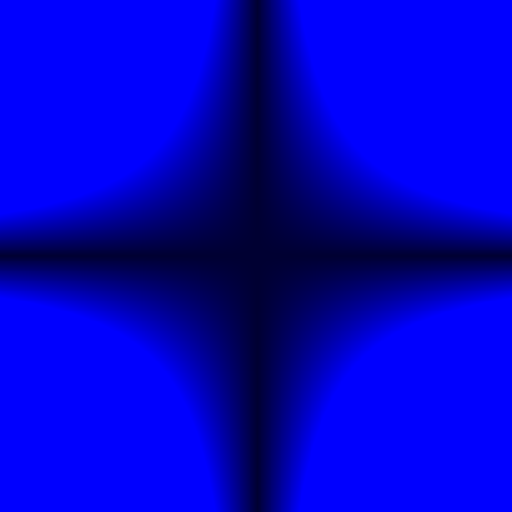
Frame 1 (no input)
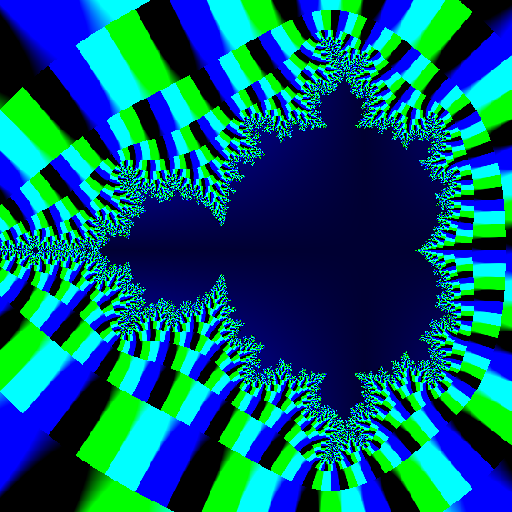
Frame 60 (the mouse pressed at the canvas centre just before this capture)
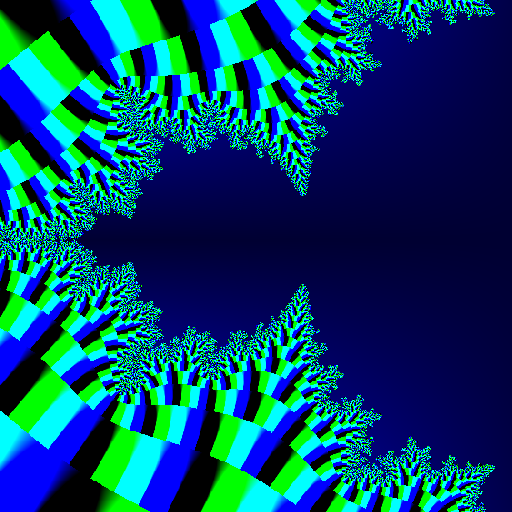
Frame 120 (the mouse held since frame 60 and released just before this capture)

The Processing sketch that drew these frames (run headless with seeded random() and noise(); from frame 60 on, the mouse is pressed at the canvas centre):

// Processing sketch: mandelbrotset2
// ── mandelbrotset2.pde

double fx, fy, cx, cy, w, h, xa, xb, ya, yb, r, theta, scalefactor;
boolean record = false;
PGraphics img;
int DIM;
int frames = 3600;
float steps = 2;

void setup() {
  size(512, 512);
  theta = PI;
fx = -1.2836093661720935; fy = 0.06589396547671364;

  scalefactor = .99;

  cx = 0;
  cy = 0;
  w = 5;
  h =5 ;
  updateRanges();
}

void updateRanges() {

  //r = (1 - Math.cos(theta))/2; cx = r*Math.cos(theta)+0.25; cy = r*Math.sin(theta);
  //theta += .01;
  PVector move = new PVector((float)(fx-cx), (float)(fy-cy));
  float d = dist((float)fx, (float)fy, (float)cx, (float)cy)*(1-(float)scalefactor);
  move.normalize().mult(d);
  cx = move.x+cx;
  cy = move.y +cy;
  //cx = fx; cy = fy;
  w*=scalefactor;
  h*=scalefactor;
  xa = (cx-w/2);
  xb = (cx+w/2);
  ya = (cy-h/2);
  yb = (cy+h/2);
  steps=min(steps+.5, 25);
}

void draw() {
  img = createGraphics(512, 512);
  DIM = (int)(img.width*1.1);
  img.beginDraw();
  img.loadPixels();
  img.background(255);
  img.stroke(255);
  for (double r=xa; r < xb; r+=w/DIM) {
    for (double i=ya; i < yb; i+=h/DIM) {
      Complex z = new Complex(r, i);
      Complex c = new Complex(r, i);
      Complex last = new Complex(c.a, c.b);
      int its = 0;
      for (int time = 0; time < steps && z.magnitude() < 50; time++) {
        if (time%3==0) last = new Complex(z.a, z.b);
        z = z.multiply(z).add(c);
        its++;
      }
      int col;
      if (its >= (int) steps) {
        col=color(0, 0, map((float)(Math.abs(c.a*c.b)), 0,1, 50, 255));
        //col = color(255);
      } else {
        col=color(0, map((float)(z.a), 10, -10, 80, 225), map((float)(z.b), -10, 10, 80, 225));
        //col = color(255);
      }
      int row = (int) (img.width/2.0 + img.width/w*(r-cx));
      int column = (int) (img.width/2.0 +img.height/h*(i-cy));

      try {
        img.pixels[column*img.width + row] = col;
      }
      catch(Exception e) {
        //println(row, column);
      }
    }
  }



  updateRanges();
  img.updatePixels();
  img.endDraw();
  if (record && frameCount < frames) {
    img.save(String.format("frames/%06d.png", frameCount));
    println("Saved " +frameCount +"/" + frames);
  }
  image(img, 0, 0, width, height);
  if(frameCount == 1615) println(w);
}

void mousePressed() {

  println("fx = "+(xa+(xb-xa)*mouseX/width) + "; fy = " +(ya+(yb-ya)*mouseY/height) + ";");
}

// ── Complex.pde


class Complex{
   double a, b;
   Complex(double a, double b){ //constructor
       this.a = a;
       this.b = b;
   }
   
   Complex add(Complex z){
     return new Complex(a + z.a, b + z.b);
   }
   
   Complex multiply(Complex z){
     return new Complex(a*z.a - b*z.b, b*z.a + a*z.b); 
   }
   
   double magnitude(){
     return Math.sqrt(a*a+b*b);
   }
  
}
